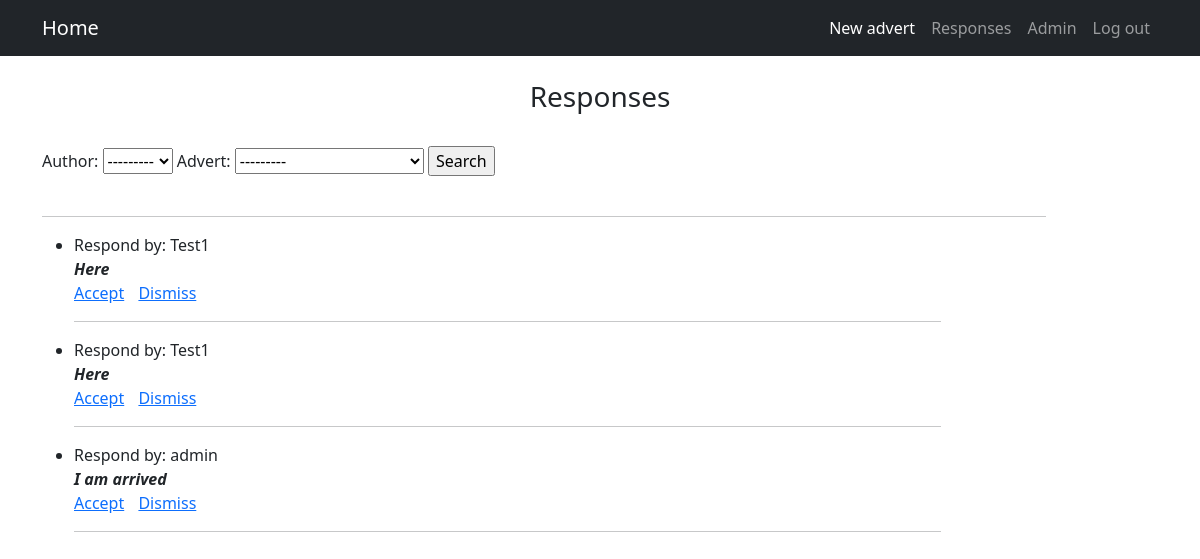
The app's page /responses (signed in) with its own data.
### AdvApp/models.py (models this page shows)
class Response(models.Model):
    id_user = models.ForeignKey(User, on_delete=models.CASCADE)
    id_advert = models.ForeignKey(Advert, on_delete=models.CASCADE)
    text = models.TextField()
    accepted = models.BooleanField(default=False)

### AdvApp/views.py (the view)
# urls.py: path('responses', ResponseList.as_view(), name = 'responses'),
class ResponseList(ListView):
    model = Response
    template_name = 'responses.html'
    context_object_name = 'responseList'
    def get_context_data(self, **kwargs):
        context = super().get_context_data(**kwargs)
        user_adverts = Advert.objects.filter(id_user=self.request.user)
        query = Response.objects.filter(id_advert__in=user_adverts).order_by('-id_user')
        context['filter'] = ResponseFilter(self.request.GET, queryset=query)
        return context

### AdvApp/models.py (called while the page is built)
    def __str__(self):
        string = self.text[0:20]
        if len(self.text) > len(string):
            string += "..."
        return string

### templates/responses.html (shortened to what this page needs)
{% extends 'deafult.html' %}
{% block content %}
    <br>
    <div align="center">
        <h3>Responses</h3>
    </div>
    <br>
    <form method="GET">
        {{ filter.form }}
        <input type="submit" value="Search">
    </form>
    <br>
    <hr style="width:90%;text-align:left;margin-left:0">
    {% if responseList %}
        <ul>
            {% for record in filter.qs %}
                {% if not record.accepted %}
                    <li>
                        <p align="left">
                            Respond by: {{ record.id_user }}
                        <br>
                            <b><i>{{ record.text }}</i></b>
                        <br>
                            {% if not record.accepted %}
                                <a href="responses/accept/{{ record.pk }}">Accept</a>
                            {% else %}
                                Accepted
                            {% endif %}
                            <span style="padding-left: 10px;">
                                <a href="responses/delete/{{ record.pk }}">Dismiss</a>
                            </span>
                        </p>
                    </li>
                    <hr style="width:80%;text-align:left;margin-left:0">
                {% endif %}
            {% endfor %}
        </ul>
    {% else %}
        <h3>Nothing here</h3>
    {% endif %}
{% endblock content %}

### records on screen
Response: id_user "Test1", text "Here"
Response: id_user "Test1", text "Here"
Response: id_user "admin", text "I am arrived"
